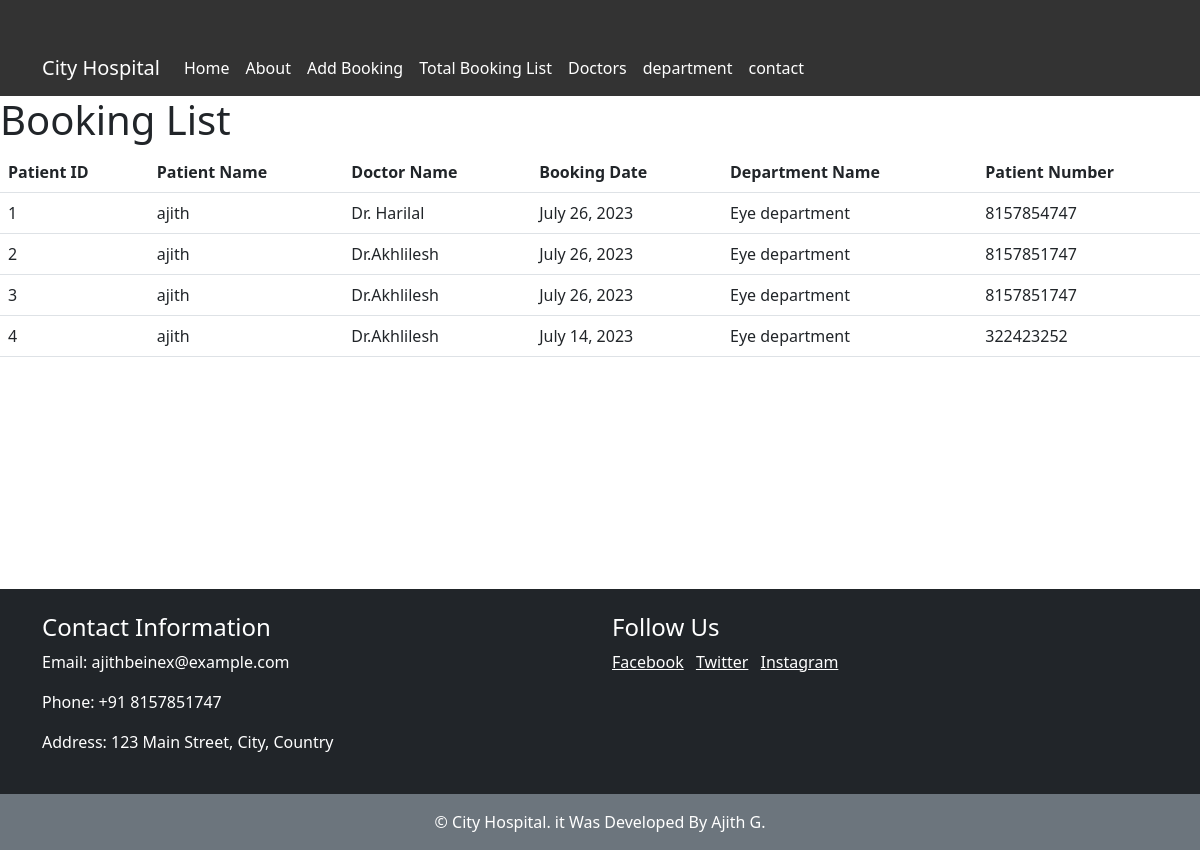
The page /booking/ on the database its author committed.
### home/models.py (models this page shows)
class Booking(models.Model):
    patient_id = models.AutoField(primary_key=True)
    patient_name = models.CharField(max_length=255)
    date=models.DateField()
    doctor_name = models.ForeignKey(Doctors, on_delete=models.CASCADE)
    department_name = models.ForeignKey(Department, on_delete=models.CASCADE)
    patient_number = models.IntegerField()

class Doctors(models.Model):
    doctor_name=models.CharField(max_length=50)
    doctor_special=models.CharField(max_length=50)
    department_name=models.ForeignKey(Department,on_delete=models.CASCADE)
    doctor_image=models.ImageField(upload_to='static/doctor-image')
    def __str__(self):
        return self.doctor_name

class Department(models.Model):
    dep_name=models.CharField(max_length=50)
    dep_description=models.TextField()
    def __str__(self):
        return self.dep_name

### home/views.py (the view)
# urls.py: path('booking/',views.booking_list,name='booking_list'),
def booking_list(request):
    booking=Booking.objects.all()
    return render(request,'booking_list.html',{'booking':booking})

### templates/booking_list.html
{% extends 'home.html' %}
{% block content %}
  <h1>Booking List</h1>
  <table class="table">
    <thead>
      <tr>
        <th>Patient ID</th>
        <th>Patient Name</th>
        <th>Doctor Name</th>
        <th>Booking Date </th>
        <th>Department Name</th>
        <th>Patient Number</th>
      </tr>
    </thead>
    <tbody>
      {% for booking in booking %}
        <tr>
          <td>{{ booking.patient_id }}</td>
          <td>{{ booking.patient_name }}</td>
          <td>{{ booking.doctor_name }}</td>
          <td>{{ booking.date }}</td>
          <td>{{ booking.department_name }}</td>
          <td>{{ booking.patient_number }}</td>
        </tr>
      {% endfor %}
    </tbody>
  </table>
{% endblock %}

### templates/home.html (shortened to what this page needs)
{% load static %}
<!DOCTYPE html>
<html lang="en">
<head>
  <link rel="stylesheet" href="https://cdn.jsdelivr.net/npm/bootstrap@5.3.0/dist/css/bootstrap.min.css">
</head>
<body>
  <nav class="navbar navbar-expand-lg navbar-dark">
    <div class="container">
      <a class="navbar-brand" href="{% url 'homepage'%}">City Hospital</a>
      <div class="collapse navbar-collapse" id="navbarNav">
        <ul class="navbar-nav ml-auto">
          <li class="nav-item">
            <a class="nav-link" href="{% url 'homepage'%}">Home</a>
          </li>
          <li class="nav-item">
            <a class="nav-link" href="{% url 'about' %}">About</a>
          </li>
          <li class="nav-item">
            <a class="nav-link" href="{% url 'create_booking' %}">Add Booking</a>
          </li>
          <li class="nav-item">
            <a class="nav-link" href="{% url 'booking_list'%}">Total  Booking List </a>
          </li>
          <li class="nav-item">
            <a class="nav-link" href="{% url 'doctors' %}">Doctors</a>
          </li>
         <li class="nav-item">
            <a class="nav-link" href="{% url 'department' %}">department</a>
          </li>
          <li class="nav-item">
            <a class="nav-link" href="{% url 'contact' %}">contact</a>
          </li>
        </ul>
      </div>
    </div>
  </nav>
  {% block content%}{%endblock%}
  <br>
  <br>
  <br>
  <br>
  <br>
  <br>
  <br>
  <footer class="bg-dark text-white mt-5">
    <div class="container py-4">
      <div class="row">
        <div class="col-lg-6">
          <h4>Contact Information</h4>
          <p>Email: ajithbeinex@example.com</p>
          <p>Phone: +91 8157851747</p>
          <p>Address: 123 Main Street, City, Country</p>
        </div>
        <div class="col-lg-6">
          <h4>Follow Us</h4>
          <ul class="list-inline">
            <li class="list-inline-item">
              <a href="#" class="text-white">Facebook</a>
            </li>
            <li class="list-inline-item">
              <a href="#" class="text-white">Twitter</a>
            </li>
            <li class="list-inline-item">
              <a href="#" class="text-white">Instagram</a>
            </li>
          </ul>
        </div>
      </div>
    </div>
    <div class="text-center py-3 bg-secondary">
      &copy; City Hospital. it Was Developed By Ajith G.
    </div>
  </footer>
</body>
</html>

### templates/home.html (style rules this page uses)
.navbar { background-color: #333; }
.navbar-brand, .navbar-nav .nav-link { color: #fff; }
.container { padding-top: 40px; }

### rows shown on the page
Booking: patient_id "1", patient_name "ajith", doctor_name "Dr. Harilal", date "July 26, 2023", department_name "Eye department", patient_number "8157854747"
Booking: patient_id "2", patient_name "ajith", doctor_name "Dr.Akhlilesh", date "July 26, 2023", department_name "Eye department", patient_number "8157851747"
Booking: patient_id "3", patient_name "ajith", doctor_name "Dr.Akhlilesh", date "July 26, 2023", department_name "Eye department", patient_number "8157851747"
Booking: patient_id "4", patient_name "ajith", doctor_name "Dr.Akhlilesh", date "July 14, 2023", department_name "Eye department", patient_number "322423252"
